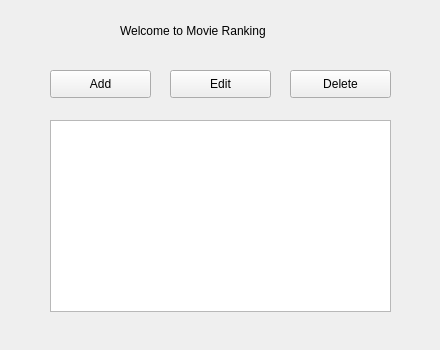
<?xml version="1.0" encoding="UTF-8"?>
<ui version="4.0">
 <class>MainWindow</class>
 <widget class="QMainWindow" name="MainWindow">
  <property name="geometry">
   <rect>
    <x>0</x>
    <y>0</y>
    <width>440</width>
    <height>350</height>
   </rect>
  </property>
  <property name="windowTitle">
   <string>MainWindow</string>
  </property>
  <widget class="QWidget" name="centralwidget">
   <widget class="QLabel" name="label">
    <property name="geometry">
     <rect>
      <x>120</x>
      <y>10</y>
      <width>211</width>
      <height>41</height>
     </rect>
    </property>
    <property name="styleSheet">
     <string notr="true">font: 75 16px &quot;MS Shell Dlg 2&quot;;</string>
    </property>
    <property name="text">
     <string>Welcome to Movie Ranking</string>
    </property>
   </widget>
   <widget class="QListWidget" name="listWidget">
    <property name="geometry">
     <rect>
      <x>50</x>
      <y>120</y>
      <width>341</width>
      <height>192</height>
     </rect>
    </property>
   </widget>
   <widget class="QPushButton" name="m_add_button">
    <property name="geometry">
     <rect>
      <x>50</x>
      <y>70</y>
      <width>101</width>
      <height>28</height>
     </rect>
    </property>
    <property name="text">
     <string>Add</string>
    </property>
   </widget>
   <widget class="QPushButton" name="m_edit_button">
    <property name="geometry">
     <rect>
      <x>170</x>
      <y>70</y>
      <width>101</width>
      <height>28</height>
     </rect>
    </property>
    <property name="text">
     <string>Edit</string>
    </property>
   </widget>
   <widget class="QPushButton" name="m_delete_button">
    <property name="geometry">
     <rect>
      <x>290</x>
      <y>70</y>
      <width>101</width>
      <height>28</height>
     </rect>
    </property>
    <property name="text">
     <string>Delete</string>
    </property>
   </widget>
  </widget>
 </widget>
 <resources/>
 <connections/>
</ui>
